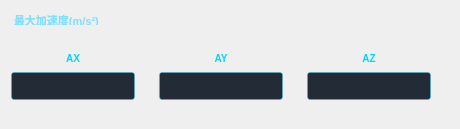
                     <widget class="QWidget" name="widget" native="true">
                      <property name="minimumSize">
                       <size>
                        <width>0</width>
                        <height>129</height>
                       </size>
                      </property>
                      <property name="maximumSize">
                       <size>
                        <width>16777215</width>
                        <height>129</height>
                       </size>
                      </property>
                      <layout class="QVBoxLayout" name="verticalLayout">
                       <item>
                        <widget class="QLabel" name="maxAccLabel">
                         <property name="maximumSize">
                          <size>
                           <width>16777215</width>
                           <height>16</height>
                          </size>
                         </property>
                         <property name="styleSheet">
                          <string notr="true">QLabel#maxVelLabel,
QLabel#maxAccLabel,
QLabel#maxJerkLabel {
    color: rgba(110, 220, 255, 220);
    font-size: 11px;
    font-weight: 600;
    background-color: transparent;
    border: none;
    padding-top: 4px;
    padding-bottom: 2px;
}</string>
                         </property>
                         <property name="text">
                          <string>最大加速度(m/s²)</string>
                         </property>
                        </widget>
                       </item>
                       <item>
                        <widget class="QWidget" name="vxItem_2" native="true">
                         <property name="sizePolicy">
                          <sizepolicy hsizetype="Expanding" vsizetype="Preferred">
                           <horstretch>0</horstretch>
                           <verstretch>0</verstretch>
                          </sizepolicy>
                         </property>
                         <layout class="QHBoxLayout" name="horizontalLayout_13">
                          <property name="leftMargin">
                           <number>0</number>
                          </property>
                          <item>
                           <widget class="QWidget" name="VXwidget_2" native="true">
                            <property name="minimumSize">
                             <size>
                              <width>80</width>
                              <height>0</height>
                             </size>
                            </property>
                            <layout class="QVBoxLayout" name="verticalLayout_19">
                             <property name="leftMargin">
                              <number>0</number>
                             </property>
                             <item>
                              <widget class="QLabel" name="AXlabel">
                               <property name="styleSheet">
                                <string notr="true">QLabel#AXlabel {
    color: rgb(0, 212, 255);
    font-size: 10px;
    font-weight: 600;
    background: transparent;
    border: none;
}</string>
                               </property>
                               <property name="text">
                                <string>AX</string>
                               </property>
                               <property name="alignment">
                                <set>Qt::AlignCenter</set>
                               </property>
                              </widget>
                             </item>
                             <item>
                              <widget class="QLineEdit" name="accXlineEdit">
                               <property name="minimumSize">
                                <size>
                                 <width>0</width>
                                 <height>28</height>
                                </size>
                               </property>
                               <property name="styleSheet">
                                <string notr="true">/* 1. 默认状态：保持你的原样 */
QLineEdit#accXlineEdit {
    min-height: 26px; 
    background-color: rgba(2, 12, 24, 220); 
    color: white; 
    border: 1px solid rgba(0, 212, 255, 80); 
    border-radius: 3px; 
    padding: 0 8px;
}

/* 2. 获得焦点时：保持你的原样 */
QLineEdit#accXlineEdit:focus {
    border: 1px solid rgb(0, 212, 255);
}

/* 【新增】3. 错误状态：当 error 属性为 true 时，边框变红，背景稍微变深以示警告 */
QLineEdit#accXlineEdit[error=&quot;true&quot;] {
    border: 2px solid rgb(255, 0, 0);  /* 红色加粗边框 */
    background-color: rgba(20, 0, 0, 220); /* 背景微红，增强警示感 */
}

/* 【新增】4. 错误状态且获得焦点：用户正在修改错误的输入，保持红色边框提醒 */
QLineEdit#accXlineEdit[error=&quot;true&quot;]:focus {
    border: 2px solid rgb(255, 50, 50);
}</string>
                               </property>
                               <property name="placeholderText">
                                <string/>
                               </property>
                              </widget>
                             </item>
                            </layout>
                           </widget>
                          </item>
                          <item>
                           <widget class="QWidget" name="VYwidget_2" native="true">
                            <property name="minimumSize">
                             <size>
                              <width>80</width>
                              <height>0</height>
                             </size>
                            </property>
                            <layout class="QVBoxLayout" name="verticalLayout_22">
                             <item>
                              <widget class="QLabel" name="AYlabel">
                               <property name="styleSheet">
                                <string notr="true">QLabel#AYlabel {
    color: rgb(0, 212, 255);
    font-size: 10px;
    font-weight: 600;
    background: transparent;
    border: none;
}</string>
                               </property>
                               <property name="text">
                                <string>AY</string>
                               </property>
                               <property name="alignment">
                                <set>Qt::AlignCenter</set>
                               </property>
                              </widget>
                             </item>
                             <item>
                              <widget class="QLineEdit" name="accYlineEdit">
                               <property name="minimumSize">
                                <size>
                                 <width>69</width>
                                 <height>28</height>
                                </size>
                               </property>
                               <property name="styleSheet">
                                <string notr="true">/* 1. 默认状态：保持你的原样 */
QLineEdit#accYlineEdit {
    min-height: 26px; 
    background-color: rgba(2, 12, 24, 220); 
    color: white; 
    border: 1px solid rgba(0, 212, 255, 80); 
    border-radius: 3px; 
    padding: 0 8px;
}

/* 2. 获得焦点时：保持你的原样 */
QLineEdit#accYlineEdit:focus {
    border: 1px solid rgb(0, 212, 255);
}

/* 【新增】3. 错误状态：当 error 属性为 true 时，边框变红，背景稍微变深以示警告 */
QLineEdit#accYlineEdit[error=&quot;true&quot;] {
    border: 2px solid rgb(255, 0, 0);  /* 红色加粗边框 */
    background-color: rgba(20, 0, 0, 220); /* 背景微红，增强警示感 */
}

/* 【新增】4. 错误状态且获得焦点：用户正在修改错误的输入，保持红色边框提醒 */
QLineEdit#accYlineEdit[error=&quot;true&quot;]:focus {
    border: 2px solid rgb(255, 50, 50);
}</string>
                               </property>
                               <property name="placeholderText">
                                <string/>
                               </property>
                              </widget>
                             </item>
                            </layout>
                           </widget>
                          </item>
                          <item>
                           <widget class="QWidget" name="VZwidget_2" native="true">
                            <property name="minimumSize">
                             <size>
                              <width>80</width>
                              <height>0</height>
                             </size>
                            </property>
                            <layout class="QVBoxLayout" name="verticalLayout_23">
                             <item>
                              <widget class="QLabel" name="AZlabel">
                               <property name="styleSheet">
                                <string notr="true">QLabel#AZlabel {
    color: rgb(0, 212, 255);
    font-size: 10px;
    font-weight: 600;
    background: transparent;
    border: none;
}</string>
                               </property>
                               <property name="text">
                                <string>AZ</string>
                               </property>
                               <property name="alignment">
                                <set>Qt::AlignCenter</set>
                               </property>
                              </widget>
                             </item>
                             <item>
                              <widget class="QLineEdit" name="accZlineEdit">
                               <property name="minimumSize">
                                <size>
                                 <width>69</width>
                                 <height>28</height>
                                </size>
                               </property>
                               <property name="styleSheet">
                                <string notr="true">/* 1. 默认状态：保持你的原样 */
QLineEdit#accZlineEdit {
    min-height: 26px; 
    background-color: rgba(2, 12, 24, 220); 
    color: white; 
    border: 1px solid rgba(0, 212, 255, 80); 
    border-radius: 3px; 
    padding: 0 8px;
}

/* 2. 获得焦点时：保持你的原样 */
QLineEdit#accZlineEdit:focus {
    border: 1px solid rgb(0, 212, 255);
}

/* 【新增】3. 错误状态：当 error 属性为 true 时，边框变红，背景稍微变深以示警告 */
QLineEdit#accZlineEdit[error=&quot;true&quot;] {
    border: 2px solid rgb(255, 0, 0);  /* 红色加粗边框 */
    background-color: rgba(20, 0, 0, 220); /* 背景微红，增强警示感 */
}

/* 【新增】4. 错误状态且获得焦点：用户正在修改错误的输入，保持红色边框提醒 */
QLineEdit#accZlineEdit[error=&quot;true&quot;]:focus {
    border: 2px solid rgb(255, 50, 50);
}</string>
                               </property>
                               <property name="placeholderText">
                                <string/>
                               </property>
                              </widget>
                             </item>
                            </layout>
                           </widget>
                          </item>
                         </layout>
                        </widget>
                       </item>
                      </layout>
                     </widget>
